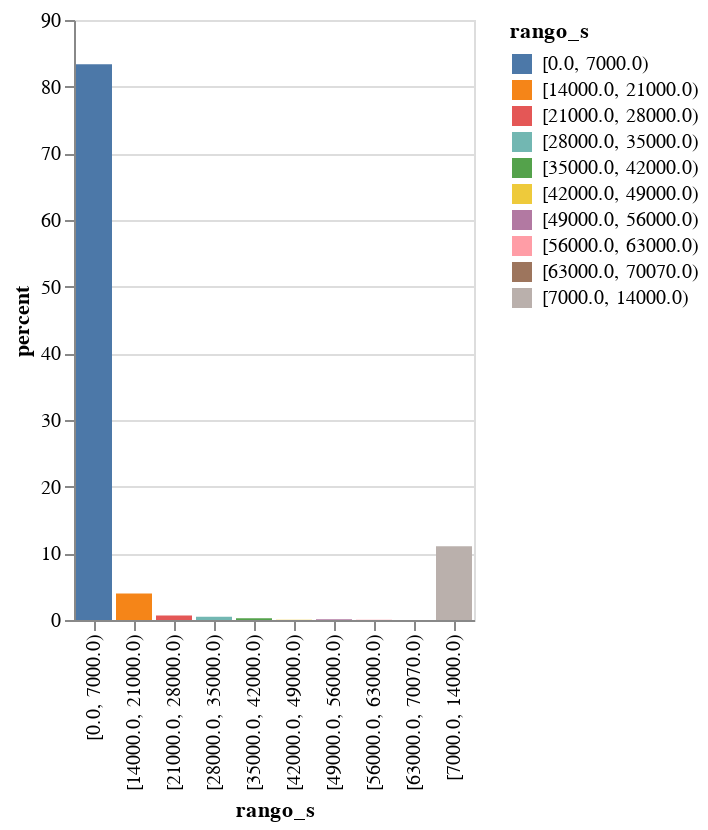

Notebook code for this chart:
### Code cell
alt.Chart(salariosdropmelt2).mark_bar().encode(
    x='rango_s',
    y='percent',
    color='rango_s'
)

### Figure 1 — Vega-Lite specification as saved in the notebook (floating-point values rounded to 4 significant figures)
{"config": {"view": {"continuousWidth": 400, "continuousHeight": 300}}, "data": {"name": "data-03c38760ee9a621026ce1b0e223bf411"}, "mark": "bar", "encoding": {"color": {"field": "rango_s", "type": "nominal"}, "x": {"field": "rango_s", "type": "nominal"}, "y": {"field": "percent", "type": "quantitative"}}, "$schema": "https://vega.github.io/schema/vega-lite/v4.17.0.json", "datasets": {"data-03c38760ee9a621026ce1b0e223bf411": [{"rango_s": "[0.0, 7000.0)", "Factor de expansión de las mujeres elegidas": 37430, "rango_edad": 37430, "percent": 83.37}, {"rango_s": "[7000.0, 14000.0)", "Factor de expansión de las mujeres elegidas": 4962, "rango_edad": 4962, "percent": 11.05}, {"rango_s": "[14000.0, 21000.0)", "Factor de expansión de las mujeres elegidas": 1784, "rango_edad": 1784, "percent": 3.973}, {"rango_s": "[21000.0, 28000.0)", "Factor de expansión de las mujeres elegidas": 297, "rango_edad": 297, "percent": 0.6615}, {"rango_s": "[28000.0, 35000.0)", "Factor de expansión de las mujeres elegidas": 225, "rango_edad": 225, "percent": 0.5011}, {"rango_s": "[35000.0, 42000.0)", "Factor de expansión de las mujeres elegidas": 113, "rango_edad": 113, "percent": 0.2517}, {"rango_s": "[42000.0, 49000.0)", "Factor de expansión de las mujeres elegidas": 15, "rango_edad": 15, "percent": 0.03341}, {"rango_s": "[49000.0, 56000.0)", "Factor de expansión de las mujeres elegidas": 55, "rango_edad": 55, "percent": 0.1225}, {"rango_s": "[56000.0, 63000.0)", "Factor de expansión de las mujeres elegidas": 11, "rango_edad": 11, "percent": 0.0245}, {"rango_s": "[63000.0, 70070.0)", "Factor de expansión de las mujeres elegidas": 6, "rango_edad": 6, "percent": 0.01336}]}}
